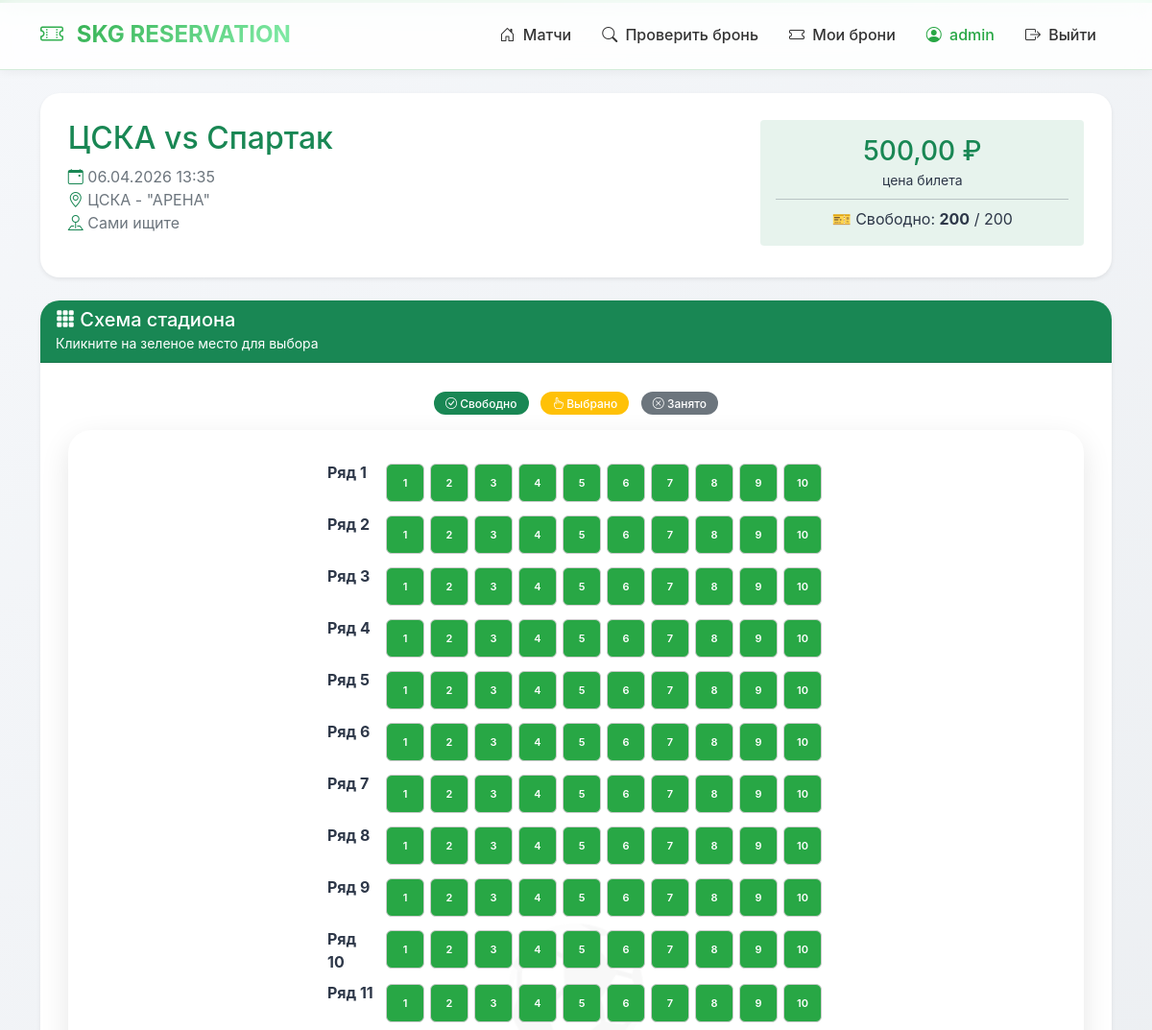
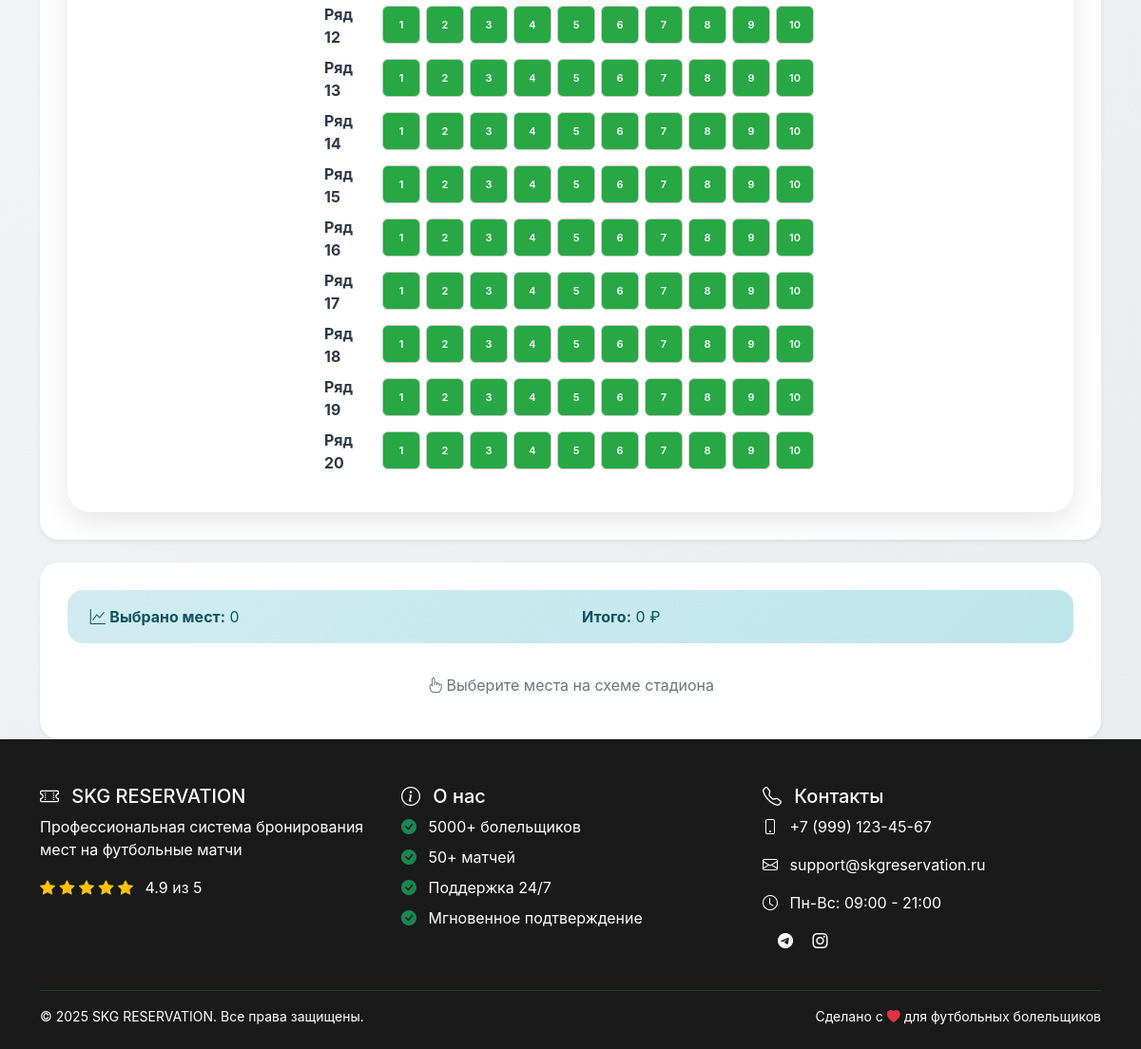
The page /match/3/ (signed in) on the database its author committed (2 pictures, top to bottom).
### bookings/models.py (models this page shows, shortened)
class Match(models.Model):
    home_team = models.CharField('Хозяева', max_length=100)
    away_team = models.CharField('Гости', max_length=100)
    match_date = models.DateTimeField('Дата и время')
    stadium = models.ForeignKey(Stadium, on_delete=models.CASCADE, verbose_name='Стадион')
    price = models.DecimalField('Цена', max_digits=10, decimal_places=2, default=500)
    is_active = models.BooleanField('Активен', default=True)
    created_at = models.DateTimeField('Создан', auto_now_add=True)
    @property
    def available_seats_count(self):
        booked = Booking.objects.filter(match=self, status='confirmed').count()
        return self.stadium.total_seats - booked
    class Meta:
        verbose_name = 'Матч'
        verbose_name_plural = 'Матчи'
        ordering = ['match_date']

class Stadium(models.Model):
    name = models.CharField('Название', max_length=200)
    address = models.TextField('Адрес')
    total_seats = models.IntegerField('Всего мест')
    rows = models.IntegerField('Ряды', default=10)
    seats_per_row = models.IntegerField('Мест в ряду', default=20)
    class Meta:
        verbose_name = 'Стадион'
        verbose_name_plural = 'Стадионы'

### bookings/views.py (the view)
# urls.py: path('match/<int:match_id>/', views.match_detail, name='match_detail'),
@login_required
def match_detail(request, match_id):
    match = get_object_or_404(Match, id=match_id)
    booked_seats = Booking.objects.filter(
        match=match,
        status='confirmed'
    ).values_list('seats__id', flat=True)
    stadium_map = []
    for row in range(1, match.stadium.rows + 1):
        row_seats = []
        for seat_num in range(1, match.stadium.seats_per_row + 1):
            seat = Seat.objects.filter(
                stadium=match.stadium,
                row_number=row,
                seat_number=seat_num
            ).first()
            if seat:
                row_seats.append({
                    'id': seat.id,
                    'row': row,
                    'number': seat_num,
                    'is_booked': seat.id in booked_seats,
                    'section': seat.section
                })
        stadium_map.append(row_seats)
    return render(request, 'bookings/match_detail.html', {
        'match': match,
        'stadium_map': stadium_map,
        'available_seats': match.available_seats_count,
    })

### bookings/context_processors.py (called while the page is built)
def current_datetime(request):
    return {'now': timezone.now()}

### bookings/templates/bookings/match_detail.html (shortened to what this page needs)
{% extends 'bookings/base.html' %}
{% block content %}
<div class="card shadow-sm mb-4">
    <div class="card-body">
        <div class="row">
            <div class="col-md-8">
                <h2 class="text-success">{{ match.home_team }} vs {{ match.away_team }}</h2>
                <p class="text-muted">
                    <i class="bi bi-calendar-event text-success"></i> {{ match.match_date|date:"d.m.Y H:i" }}<br>
                    <i class="bi bi-geo-alt text-success"></i> {{ match.stadium.name }}<br>
                    <i class="bi bi-pin-map text-success"></i> {{ match.stadium.address }}
                </p>
            </div>
            <div class="col-md-4">
                <div class="bg-success bg-opacity-10 rounded p-3 text-center">
                    <h3 class="text-success mb-0">{{ match.price }} ₽</h3>
                    <small>цена билета</small>
                    <hr class="my-2">
                    <p class="mb-0">🎫 Свободно: <strong>{{ available_seats }}</strong> / {{ match.stadium.total_seats }}</p>
                </div>
            </div>
        </div>
    </div>
</div>
<div class="card shadow-sm mb-4">
    <div class="card-header bg-success text-white">
        <h5 class="mb-0"><i class="bi bi-grid-3x3-gap-fill"></i> Схема стадиона</h5>
        <small>Кликните на зеленое место для выбора</small>
    </div>
    <div class="card-body">
        <div class="text-center mb-3">
            <span class="badge bg-success me-2"><i class="bi bi-check-circle"></i> Свободно</span>
            <span class="badge bg-warning me-2"><i class="bi bi-hand-index"></i> Выбрано</span>
            <span class="badge bg-secondary"><i class="bi bi-x-circle"></i> Занято</span>
        </div>
        <div class="stadium-map" style="overflow-x: auto;">
            {% for row in stadium_map %}
            <div class="d-flex justify-content-center mb-2">
                <div class="fw-bold me-2" style="width: 50px;">Ряд {{ forloop.counter }}</div>
                {% for seat in row %}
                <div class="seat seat-item"
                     data-seat-id="{{ seat.id }}"
                     data-row="{{ seat.row }}"
                     data-number="{{ seat.number }}"
                     data-is-booked="{{ seat.is_booked|yesno:'true,false' }}">
                    {{ seat.number }}
                </div>
                {% endfor %}
            </div>
            {% endfor %}
        </div>
    </div>
</div>
<div class="card shadow-sm">
    <div class="card-body">
        <div class="alert alert-info">
            <div class="row">
                <div class="col-md-6">
                    <i class="bi bi-graph-up"></i> <strong>Выбрано мест:</strong> <span id="selected-count">0</span>
                </div>
                <div class="col-md-6">
                     <strong>Итого:</strong> <span id="total-price">0</span> ₽
                </div>
            </div>
        </div>
        <div id="no-seats-message" style="display: none;" class="text-center text-muted py-3">
            <i class="bi bi-hand-index"></i> Выберите места на схеме стадиона
        </div>
    </div>
</div>
{% endblock %}

### bookings/templates/bookings/base.html (shortened to what this page needs)
<!DOCTYPE html>
<html lang="ru">
<head>
    <link href="https://cdn.jsdelivr.net/npm/bootstrap@5.1.3/dist/css/bootstrap.min.css" rel="stylesheet">
    <link rel="stylesheet" href="https://cdn.jsdelivr.net/npm/bootstrap-icons@1.11.3/font/bootstrap-icons.min.css">
    {% load static %}
    <link rel="stylesheet" href="{% static 'css/style.css' %}">
</head>
<body>
    <nav class="navbar navbar-expand-lg navbar-light sticky-top">
        <div class="container">
            <a class="navbar-brand" href="{% url 'index' %}" style="font-weight: bold; background: linear-gradient(135deg, #28a745, #86efac); -webkit-background-clip: text; background-clip: text; color: transparent;">
                <i class="bi bi-ticket-perforated me-2"></i> SKG RESERVATION
            </a>
            <div class="collapse navbar-collapse" id="navbarNav">
                <ul class="navbar-nav ms-auto">
                    <li class="nav-item">
                        <a class="nav-link" href="{% url 'index' %}" style="color: #333 !important;">
                            <i class="bi bi-house-door me-1"></i> Матчи
                        </a>
                    </li>
                    <li class="nav-item">
                        <a class="nav-link" href="{% url 'check_booking' %}" style="color: #333 !important;">
                            <i class="bi bi-search me-1"></i> Проверить бронь
                        </a>
                    </li>
                    {% if user.is_authenticated %}
                    <li class="nav-item">
                        <a class="nav-link" href="{% url 'my_bookings' %}" style="color: #333 !important;">
                            <i class="bi bi-ticket me-1"></i> Мои брони
                        </a>
                    </li>
                    <li class="nav-item">
                        <span class="nav-link" style="color: #28a745 !important;">
                            <i class="bi bi-person-circle me-1"></i> {{ user.username }}
                        </span>
                    </li>
                    <li class="nav-item">
                        <a class="nav-link" href="{% url 'logout' %}" style="color: #333 !important;">
                            <i class="bi bi-box-arrow-right me-1"></i> Выйти
                        </a>
                    </li>
                    {% endif %}
                </ul>
            </div>
        </div>
    </nav>
    <main class="container mt-4">
        {% block content %}{% endblock %}
    </main>
    <footer style="background: #1a1a1a; color: white; padding: 3rem 0 1.5rem 0; margin-top: auto;">
        <div class="container">
            <div class="row">
                <div class="col-md-4 mb-4">
                    <h5 style="color: #28a745;"><i class="bi bi-ticket-perforated me-2"></i> SKG RESERVATION</h5>
                    <p style="color: white;">Профессиональная система бронирования мест на футбольные матчи</p>
                    <div class="mt-3">
                        <i class="bi bi-star-fill text-warning"></i>
                        <i class="bi bi-star-fill text-warning"></i>
                        <i class="bi bi-star-fill text-warning"></i>
                        <i class="bi bi-star-fill text-warning"></i>
                        <i class="bi bi-star-fill text-warning"></i>
                        <span class="ms-2" style="color: white;">4.9 из 5</span>
                    </div>
                </div>
                <div class="col-md-4 mb-4">
                    <h5 style="color: #28a745;"><i class="bi bi-info-circle me-2"></i> О нас</h5>
                    <ul class="list-unstyled">
                        <li class="mb-2" style="color: white;"><i class="bi bi-check-circle-fill text-success me-2"></i> 5000+ болельщиков</li>
                        <li class="mb-2" style="color: white;"><i class="bi bi-check-circle-fill text-success me-2"></i> 50+ матчей</li>
                        <li class="mb-2" style="color: white;"><i class="bi bi-check-circle-fill text-success me-2"></i> Поддержка 24/7</li>
                        <li class="mb-2" style="color: white;"><i class="bi bi-check-circle-fill text-success me-2"></i> Мгновенное подтверждение</li>
                    </ul>
                </div>
                <div class="col-md-4 mb-4">
                    <h5 style="color: #28a745;"><i class="bi bi-telephone me-2"></i> Контакты</h5>
                    <p style="color: white;"><i class="bi bi-phone me-2"></i> +7 (999) 123-45-67</p>
                    <p style="color: white;"><i class="bi bi-envelope me-2"></i> support@skgreservation.ru</p>
                    <p style="color: white;"><i class="bi bi-clock me-2"></i> Пн-Вс: 09:00 - 21:00</p>
                    <div class="mt-3">
                        <a href="#" style="color: white; text-decoration: none; margin-right: 1rem;"><i class="bi bi-telegram"></i></a>
                        <a href="#" style="color: white; text-decoration: none;"><i class="bi bi-instagram"></i></a>
                    </div>
                </div>
            </div>
            <hr style="background-color: #28a745;">
            <div class="row">
                <div class="col-md-6 text-center text-md-start">
                    <p class="small mb-0" style="color: white;">&copy; 2025 SKG RESERVATION. Все права защищены.</p>
                </div>
                <div class="col-md-6 text-center text-md-end">
                    <p class="small mb-0" style="color: white;">Сделано с <i class="bi bi-heart-fill text-danger"></i> для футбольных болельщиков</p>
                </div>
            </div>
        </div>
    </footer>
</body>
</html>

### static/css/style.css (style rules this page uses)
:root { --primary: #28a745; --primary-dark: #218838; --primary-light: #86efac; --dark: #1a1a1a; --gray: #6c757d; --light: #f8f9fa; --gradient: linear-gradient(135deg, #28a745 0%, #86efac 100%); --shadow: 0 10px 30px rgba(0, 0, 0, 0.1); --shadow-hover: 0 20px 40px rgba(0, 0, 0, 0.15); --transition: all 0.3s cubic-bezier(0.4, 0, 0.2, 1); }
* { margin: 0; padding: 0; box-sizing: border-box; }
html, body { height: 100%; scroll-behavior: smooth; }
body { font-family: 'Inter', -apple-system, BlinkMacSystemFont, 'Segoe UI', Roboto, sans-serif; background: linear-gradient(135deg, #f5f7fa 0%, #e9ecef 100%); color: #2d3748; display: flex; flex-direction: column; min-height: 100vh; }
.navbar { background: rgba(255, 255, 255, 0.85) !important; backdrop-filter: blur(12px); -webkit-backdrop-filter: blur(12px); border-bottom: 1px solid rgba(40, 167, 69, 0.2); box-shadow: 0 2px 20px rgba(0, 0, 0, 0.05); padding: 0.8rem 0; transition: var(--transition); }
.navbar-brand { font-size: 1.5rem; font-weight: 700; background: var(--gradient); -webkit-background-clip: text; background-clip: text; color: transparent !important; transition: var(--transition); }
.nav-link { color: #1f2937 !important; font-weight: 500; margin: 0 0.5rem; transition: var(--transition); position: relative; }
.nav-link::after { content: ''; position: absolute; bottom: -5px; left: 50%; width: 0; height: 2px; background: var(--gradient); transition: var(--transition); transform: translateX(-50%); border-radius: 2px; }
footer { background: linear-gradient(135deg, #1a1a1a 0%, #2d2d2d 100%); color: #ffffff !important; position: relative; overflow: hidden; margin-top: auto; }
footer::before { content: ''; position: absolute; top: 0; left: 0; right: 0; height: 3px; background: var(--gradient); }
footer h5, footer p, footer li, footer .small, footer a { color: #ffffff !important; }
footer a { transition: var(--transition); }
footer hr { border-color: rgba(255, 255, 255, 0.1); }
.card { background: white; border: none; border-radius: 20px; transition: var(--transition); overflow: hidden; position: relative; box-shadow: var(--shadow); }
.card::before { content: ''; position: absolute; top: 0; left: 0; right: 0; height: 4px; background: var(--gradient); transform: translateY(-100%); transition: var(--transition); }
.card-body { padding: 1.8rem; }
.badge { transition: all 0.3s ease; }
.stadium-map { background: white; border-radius: 24px; padding: 2rem; box-shadow: var(--shadow); position: relative; overflow-x: auto; }
.stadium-map::before { content: '⚽'; position: absolute; top: 50%; left: 50%; transform: translate(-50%, -50%); font-size: 8rem; opacity: 0.03; pointer-events: none; }
.seat { width: 45px; height: 45px; margin: 5px; border-radius: 12px; font-size: 12px; font-weight: 600; display: inline-flex; align-items: center; justify-content: center; transition: var(--transition); cursor: pointer; position: relative; color: white; }
.alert { border-radius: 16px; border: none; padding: 1rem 1.5rem; animation: slideIn 0.5s ease; }
.alert-info { background: linear-gradient(135deg, #d1ecf1, #bee5eb); color: #0c5460; }
.badge { padding: 6px 12px; border-radius: 50px; font-weight: 500; }
main.container { flex: 1 0 auto; }

### bookings/templates/bookings/base.html (style rules this page uses)
footer { background: #1a1a1a !important; color: white !important; }
footer h5, footer p, footer li, footer .small, footer a, footer span { color: white !important; }
footer hr { background-color: #28a745 !important; }
.navbar { background: rgba(255, 255, 255, 0.85) !important; backdrop-filter: blur(12px) !important; -webkit-backdrop-filter: blur(12px) !important; box-shadow: 0 2px 10px rgba(0,0,0,0.05) !important; }
html, body { height: 100%; margin: 0; padding: 0; }
body { display: flex; flex-direction: column; min-height: 100vh; }
main.container { flex: 1 0 auto; }
footer { flex-shrink: 0; }

### rows shown on the page
Match: home_team "ЦСКА", away_team "Спартак", match_date "06.04.2026 13:35", stadium.name "ЦСКА - \"АРЕНА\"", stadium.address "Сами ищите", price "500,00", stadium.total_seats "200"

### other values the page prints
{{ user.username }} "admin"
{{ available_seats }} "200"
{{ seat.number }} "1" "2" "3" "4" "5" "6" "7" "8" "9" "10" "1" "2" "3" "4" "5" "6" "7" "8" "9" "10" "1" "2" "3" "4" "5" "6" "7" "8" "9" "10" "1" "2" "3" "4" "5" "6" "7" "8" "9" "10" "1" "2" "3" "4" "5" "6" "7" "8" "9" "10" "1" "2" "3" "4" "5" "6" "7" "8" "9" "10" "1" "2" "3" "4" "5" "6" "7" "8" "9" "10" "1" "2" "3" "4" "5" "6" "7" "8" "9" "10" "1" "2" "3" "4" "5" "6" "7" "8" "9" "10" "1" "2" "3" "4" "5" "6" "7" "8" "9" "10" "1" "2" "3" "4" "5" "6" "7" "8" "9" "10" "1" "2" "3" "4" "5" "6" "7" "8" "9" "10" "1" "2" "3" "4" "5" "6" "7" "8" "9" "10" "1" "2" "3" "4" "5" "6" "7" "8" "9" "10" "1" "2" "3" "4" "5" "6" "7" "8" "9" "10" "1" "2" "3" "4" "5" "6" "7" "8" "9" "10" "1" "2" "3" "4" "5" "6" "7" "8" "9" "10" "1" "2" "3" "4" "5" "6" "7" "8" "9" "10" "1" "2" "3" "4" "5" "6" "7" "8" "9" "10" "1" "2" "3" "4" "5" "6" "7" "8" "9" "10"
